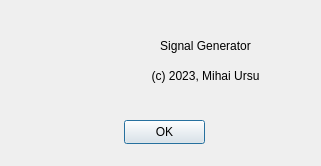
<?xml version="1.0" encoding="UTF-8"?>
<ui version="4.0">
 <class>AboutDialog</class>
 <widget class="QDialog" name="AboutDialog">
  <property name="geometry">
   <rect>
    <x>0</x>
    <y>0</y>
    <width>321</width>
    <height>166</height>
   </rect>
  </property>
  <property name="font">
   <font>
    <pointsize>9</pointsize>
   </font>
  </property>
  <property name="windowTitle">
   <string>About Sippora</string>
  </property>
  <widget class="QPushButton" name="OkButton">
   <property name="geometry">
    <rect>
     <x>124</x>
     <y>120</y>
     <width>81</width>
     <height>24</height>
    </rect>
   </property>
   <property name="text">
    <string>OK</string>
   </property>
  </widget>
  <widget class="QLabel" name="TitleLabel">
   <property name="geometry">
    <rect>
     <x>140</x>
     <y>30</y>
     <width>131</width>
     <height>31</height>
    </rect>
   </property>
   <property name="text">
    <string>Signal Generator</string>
   </property>
   <property name="alignment">
    <set>Qt::AlignCenter</set>
   </property>
  </widget>
  <widget class="QLabel" name="CopyrightLabel">
   <property name="geometry">
    <rect>
     <x>140</x>
     <y>60</y>
     <width>131</width>
     <height>31</height>
    </rect>
   </property>
   <property name="text">
    <string>(c) 2023, Mihai Ursu</string>
   </property>
   <property name="alignment">
    <set>Qt::AlignCenter</set>
   </property>
  </widget>
  <widget class="QLabel" name="SipporaIcon">
   <property name="geometry">
    <rect>
     <x>40</x>
     <y>40</y>
     <width>71</width>
     <height>61</height>
    </rect>
   </property>
   <property name="text">
    <string/>
   </property>
   <property name="pixmap">
    <pixmap resource="Sippora.qrc">:/Res/Sippora.png</pixmap>
   </property>
   <property name="scaledContents">
    <bool>true</bool>
   </property>
   <property name="alignment">
    <set>Qt::AlignCenter</set>
   </property>
  </widget>
 </widget>
 <resources>
  <include location="Sippora.qrc"/>
 </resources>
 <connections/>
</ui>
